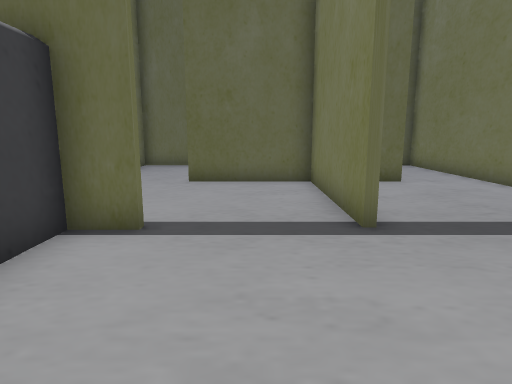
[1] (above)

24 first-person views from a walk through a 3-D level made in the Unity game engine. The camera is 1.5 m above the floor, tilts 10° down and sees 75° across. The floor is counted in squares, 1 m on a side. Each view is taken from the middle of a square. On the plan, view 1 faces up. The plan holds only what a view shows up to about 15 squares ahead; the rest is blank. The place goes on beyond the plan.

[2]
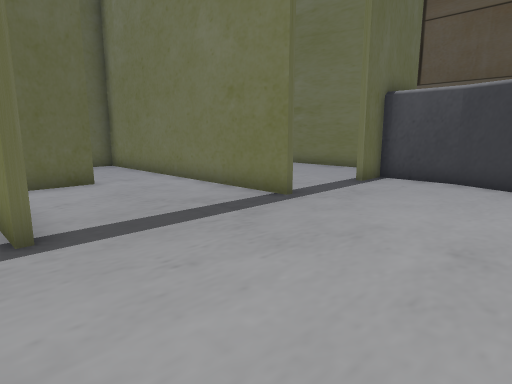

[3]
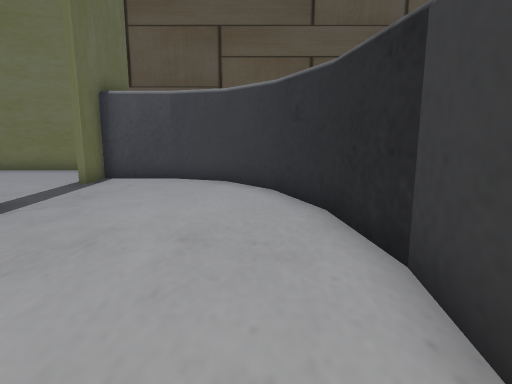

[4]
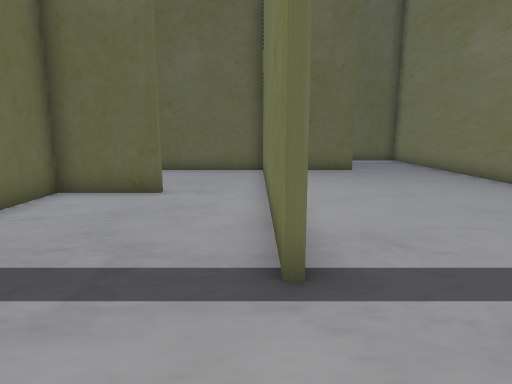

[5]
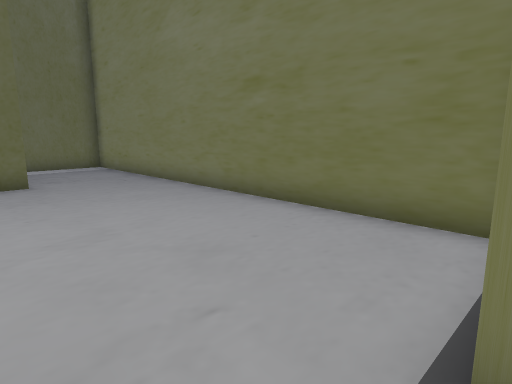

[6]
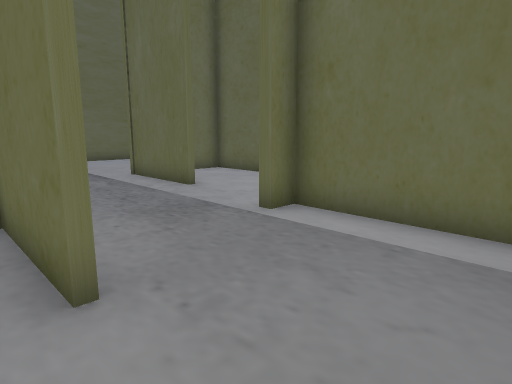

[7]
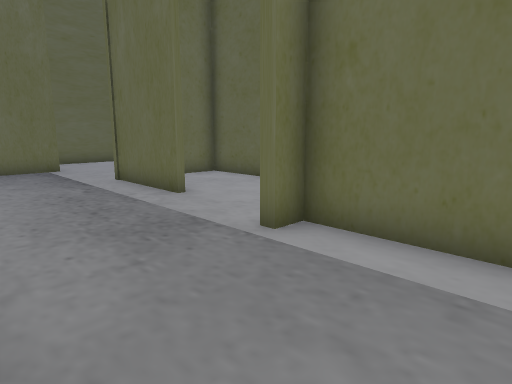

[8]
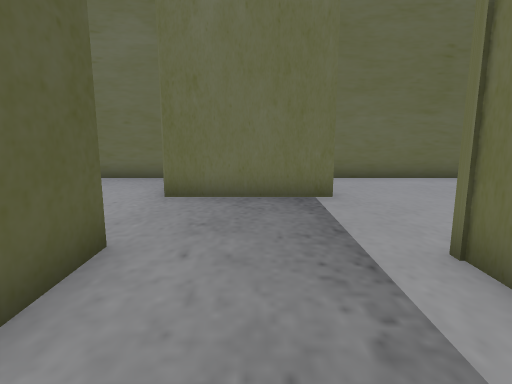

[9]
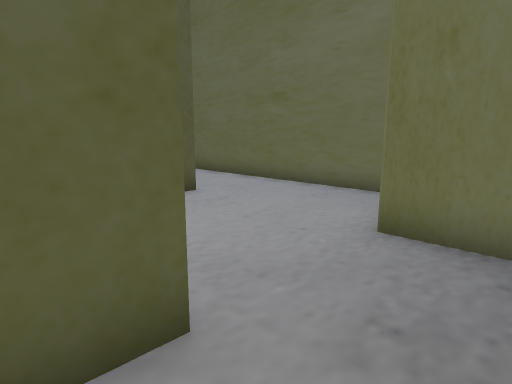

[10]
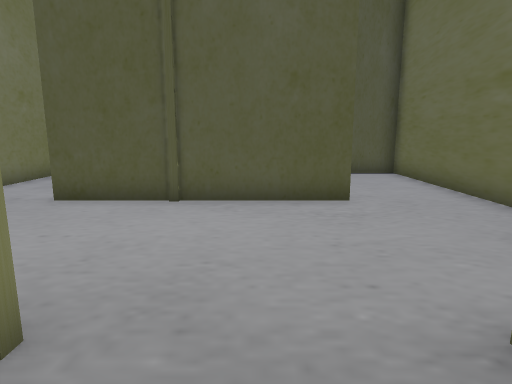

[11]
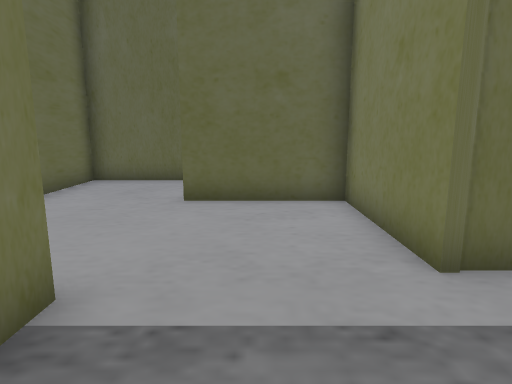

[12]
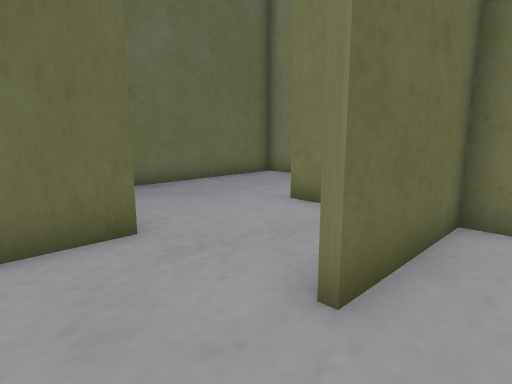

[13]
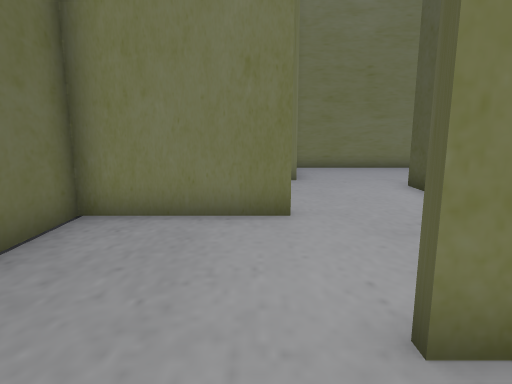

[14]
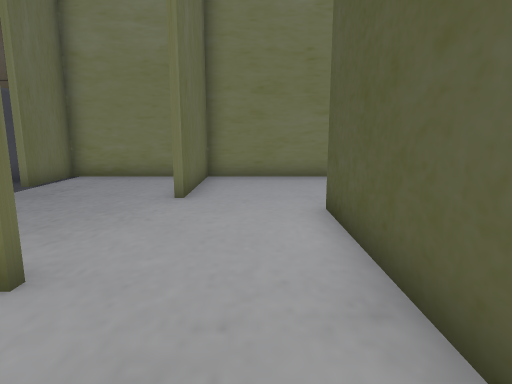

[15]
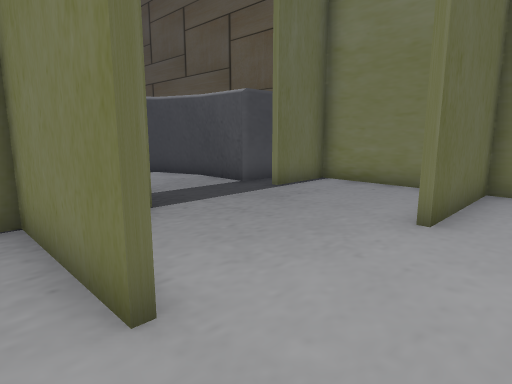

[16]
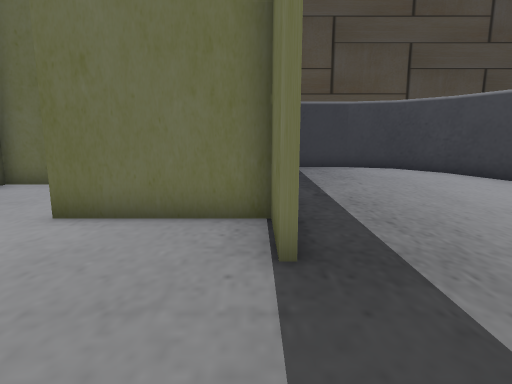

[17]
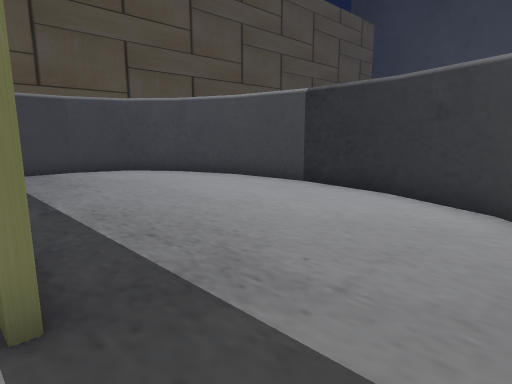

[18]
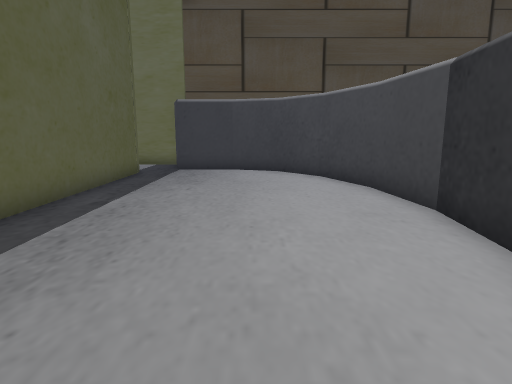

[19]
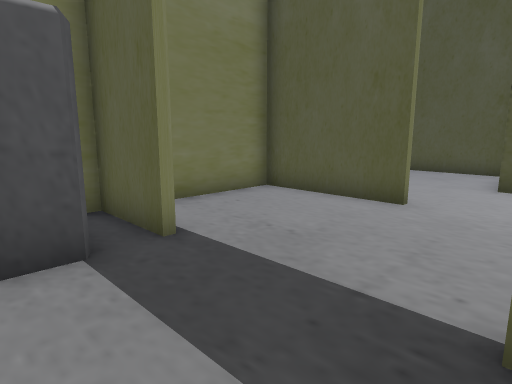

[20]
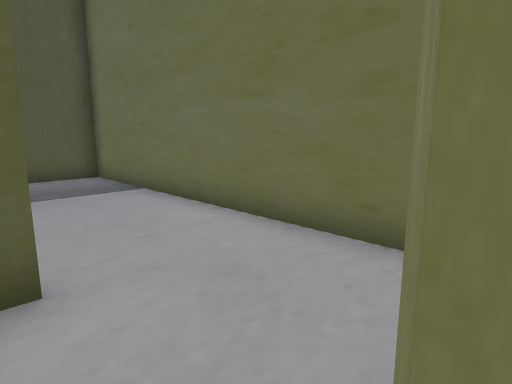

[21]
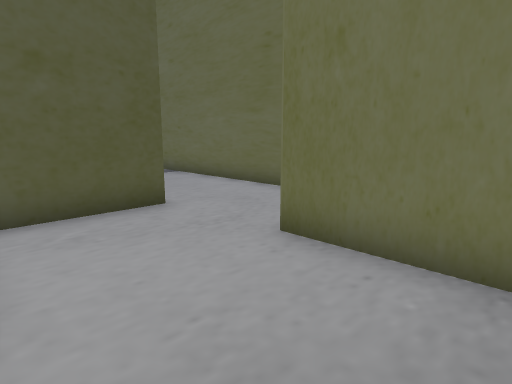

[22]
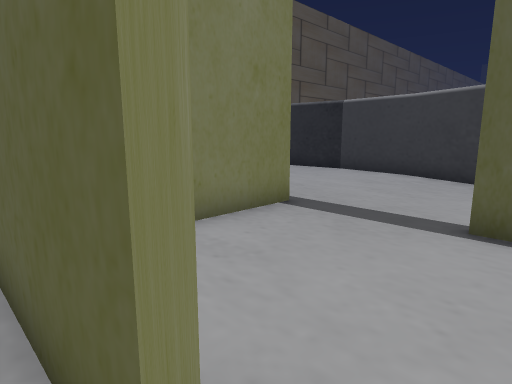

[23]
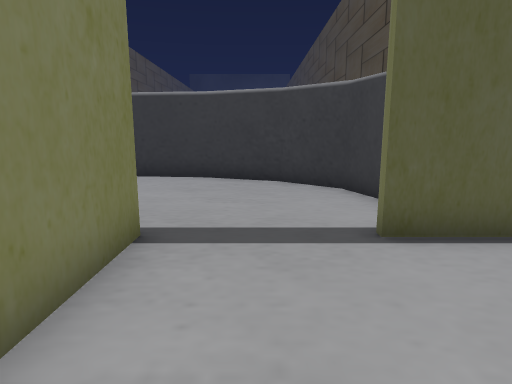

[24]
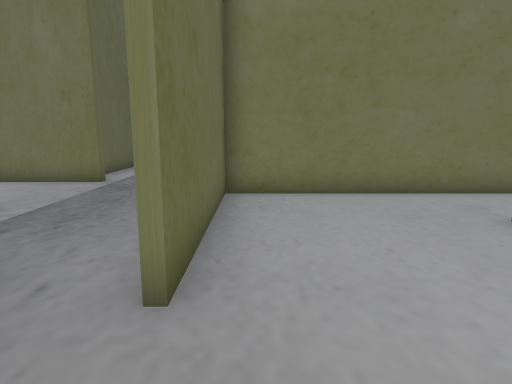

### Floor plan
Points are (right, up) in squares from view 1. A wall is a line through its corners. A room is listed if a view was taken in it or the views show most of it. See-through windows are left out.
Room 1 (views 1, 2, 3, 4, 5, 6, 7, 8, 9, 10, 11, 12, 22, 23, 24)
walls: (4.6, 10.4) (1.9, 10.4) (1.9, 8.5); (1.8, 10.4) (-2.1, 10.4); (1.6, 16) (3.6, 16); (-2.1, 10.6) (4.6, 10.6); (1.7, 5.1) (1.7, 10.8); (7.3, 5.1) (7.3, 15.8) (1.6, 15.8); (11, 15.8) (7.6, 15.8); (5.8, 20.6) (2, 20.6) (2, 24.4); (-1.8, 5.1) (-3, 5.1) (-3, 3.6); (9.3, 19.8) (9.3, 22.9); (-5.3, 14.9) (-5.3, 5.3) (-1.8, 5.3); (-1.8, 19.9) (-1.8, 15.8); (-2.9, 2.5) (-2.4, 1) (-0.7, -0.5) (1.7, -1.4); (14.7, 5.9) (14.7, 20.6) (9.6, 20.6) (9.6, 19.8); (4.9, 24.4) (-1.6, 24.4); (2.2, 24.4) (2.2, 22.9); (1.6, -1.4) (4.6, -1.7); (4.5, -1.7) (7.5, -1.4); (7.4, -1.4) (9.9, -0.5) (11.5, 1) (12.1, 2.8) (12.1, 5.1) (10.9, 5.1); (-1.8, 27.7) (-5.3, 27.7) (-5.3, 16) (-3.1, 16)
ways out: opening at (-1.5, 26.5) to room 2
Room 2 (views 13, 14, 15, 16, 17, 18, 19, 20, 21)
walls: (8.2, 32.3) (6.2, 32.3) (6.2, 28.2); (6, 28.2) (6, 32.3) (0.2, 32.3); (2, 27) (2, 27.9); (-2.1, 32.5) (5.4, 32.5); (-1.8, 30.6) (-1.8, 27.7); (12.2, 32.5) (14.8, 32.5); (10.6, 27.9) (14.7, 27.9) (14.7, 33); (2.2, 25.9) (2.2, 24.5); (7.6, 40.2) (4.6, 40.6) (1.7, 40.2); (1.8, 40.2) (-0.7, 39.3) (-2.3, 37.9) (-3, 36.1) (-3, 33.8); (4.6, 24.6) (9.6, 24.6); (13.8, 33.6) (12.1, 33.6) (12.1, 36.1) (11.5, 37.9) (9.9, 39.3) (7.4, 40.3); (14.8, 32.3) (12.2, 32.3); (-1.8, 24.6) (1.2, 24.6)
ways out: opening at (-1.5, 26.5) to room 1; opening at (10.5, 26.5) to room 3; opening at (-3, 33)
Room 3 (no view inside)
walls: (14.7, 22.1) (14.7, 27.7) (10.6, 27.7); (10.1, 20.8) (13.2, 20.8)
ways out: opening at (10.5, 26.5) to room 2

Where each view was taken, in squares from view 1:
view 1: 0 up, 0 right, facing up
view 2: 0 up, 1 right, facing up-right
view 3: 0 up, 1 right, facing right
view 4: 2 up, 7 right, facing up
view 5: 5 up, 9 right, facing up-right
view 6: 15 up, 14 right, facing up-left
view 7: 16 up, 13 right, facing up-left
view 8: 18 up, 6 right, facing left
view 9: 18 up, 3 right, facing down-left
view 10: 18 up, 0 right, facing down
view 11: 17 up, 0 right, facing up
view 12: 23 up, 4 left, facing up-right
view 13: 29 up, 0 right, facing right
view 14: 26 up, 3 right, facing right
view 15: 26 up, 5 right, facing up-right
view 16: 32 up, 12 right, facing left
view 17: 32 up, 11 right, facing up-left
view 18: 37 up, 11 right, facing left
view 19: 35 up, 8 right, facing down-right
view 20: 28 up, 1 left, facing down-left
view 21: 31 up, 2 right, facing down-left
view 22: 11 up, 3 left, facing down-right
view 23: 10 up, 0 right, facing down
view 24: 15 up, 1 left, facing right
